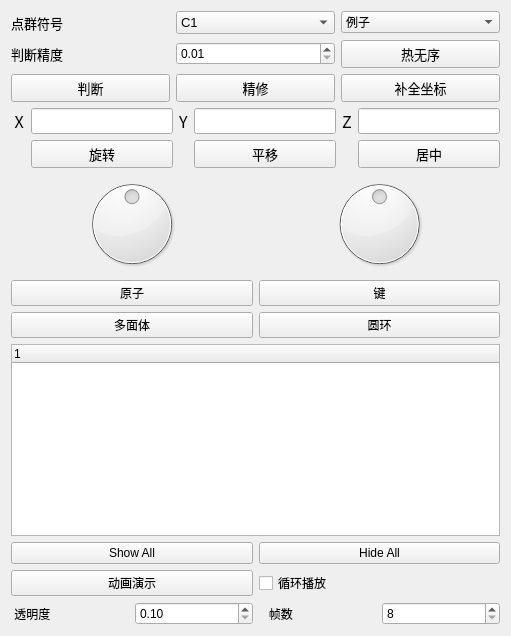
      <widget class="QWidget" name="tab_4">
       <attribute name="title">
        <string>点群判断</string>
       </attribute>
       <layout class="QGridLayout" name="gridLayout_21">
        <item row="0" column="0">
         <layout class="QGridLayout" name="gridLayout_19">
          <item row="1" column="0">
           <layout class="QVBoxLayout" name="verticalLayout">
            <item>
             <widget class="OperatorTree" name="treeWidget">
              <column>
               <property name="text">
                <string notr="true">1</string>
               </property>
              </column>
             </widget>
            </item>
            <item>
             <layout class="QHBoxLayout" name="horizontalLayout_4">
              <item>
               <widget class="QPushButton" name="pushButton_showAll">
                <property name="text">
                 <string>Show All</string>
                </property>
               </widget>
              </item>
              <item>
               <widget class="QPushButton" name="pushButton_hideAll">
                <property name="text">
                 <string>Hide All</string>
                </property>
               </widget>
              </item>
             </layout>
            </item>
            <item>
             <layout class="QHBoxLayout" name="horizontalLayout_2">
              <item>
               <widget class="QPushButton" name="pushButton_startMovie">
                <property name="text">
                 <string>动画演示</string>
                </property>
               </widget>
              </item>
              <item>
               <widget class="QCheckBox" name="checkBox_loop">
                <property name="text">
                 <string>循环播放</string>
                </property>
               </widget>
              </item>
             </layout>
            </item>
            <item>
             <layout class="QHBoxLayout" name="horizontalLayout_3">
              <item>
               <widget class="QLabel" name="label_2">
                <property name="text">
                 <string> 透明度</string>
                </property>
               </widget>
              </item>
              <item>
               <widget class="QDoubleSpinBox" name="doubleSpinBox_movieOpacity">
                <property name="minimum">
                 <double>0.100000000000000</double>
                </property>
                <property name="maximum">
                 <double>1.000000000000000</double>
                </property>
                <property name="singleStep">
                 <double>0.100000000000000</double>
                </property>
               </widget>
              </item>
              <item>
               <widget class="QLabel" name="label_3">
                <property name="text">
                 <string>   帧数</string>
                </property>
               </widget>
              </item>
              <item>
               <widget class="QSpinBox" name="spinBox_movieFrames">
                <property name="minimum">
                 <number>8</number>
                </property>
                <property name="maximum">
                 <number>100</number>
                </property>
               </widget>
              </item>
             </layout>
            </item>
           </layout>
          </item>
          <item row="0" column="0">
           <layout class="QGridLayout" name="gridLayout_6">
            <item row="0" column="0">
             <layout class="QGridLayout" name="gridLayout_8">
              <item row="1" column="0">
               <widget class="QLabel" name="label_34">
                <property name="sizePolicy">
                 <sizepolicy hsizetype="Ignored" vsizetype="Ignored">
                  <horstretch>0</horstretch>
                  <verstretch>0</verstretch>
                 </sizepolicy>
                </property>
                <property name="font">
                 <font>
                  <pointsize>10</pointsize>
                 </font>
                </property>
                <property name="text">
                 <string>点群符号</string>
                </property>
               </widget>
              </item>
              <item row="3" column="0">
               <widget class="QPushButton" name="pushButton_Symmetrypercept_PG">
                <property name="font">
                 <font>
                  <pointsize>10</pointsize>
                 </font>
                </property>
                <property name="text">
                 <string>判断</string>
                </property>
               </widget>
              </item>
              <item row="3" column="2">
               <widget class="QPushButton" name="pushButton_PatchMolecule_PG">
                <property name="font">
                 <font>
                  <pointsize>10</pointsize>
                 </font>
                </property>
                <property name="text">
                 <string>补全坐标</string>
                </property>
               </widget>
              </item>
              <item row="1" column="1">
               <widget class="QComboBox" name="comboBox_symmetry">
                <property name="font">
                 <font>
                  <pointsize>10</pointsize>
                 </font>
                </property>
                <item>
                 <property name="text">
                  <string>C1</string>
                 </property>
                </item>
                <item>
                 <property name="text">
                  <string>C2</string>
                 </property>
                </item>
                <item>
                 <property name="text">
                  <string>C3</string>
                 </property>
                </item>
                <item>
                 <property name="text">
                  <string>C4</string>
                 </property>
                </item>
                <item>
                 <property name="text">
                  <string>C5</string>
                 </property>
                </item>
                <item>
                 <property name="text">
                  <string>C6</string>
                 </property>
                </item>
                <item>
                 <property name="text">
                  <string>C7</string>
                 </property>
                </item>
                <item>
                 <property name="text">
                  <string>C8</string>
                 </property>
                </item>
                <item>
                 <property name="text">
                  <string>C9</string>
                 </property>
                </item>
                <item>
                 <property name="text">
                  <string>C10</string>
                 </property>
                </item>
                <item>
                 <property name="text">
                  <string>S4</string>
                 </property>
                </item>
                <item>
                 <property name="text">
                  <string>S6</string>
                 </property>
                </item>
                <item>
                 <property name="text">
                  <string>S8</string>
                 </property>
                </item>
                <item>
                 <property name="text">
                  <string>S10</string>
                 </property>
                </item>
                <item>
                 <property name="text">
                  <string>S12</string>
                 </property>
                </item>
                <item>
                 <property name="text">
                  <string>Ci</string>
                 </property>
                </item>
                <item>
                 <property name="text">
                  <string>Cs</string>
                 </property>
                </item>
                <item>
                 <property name="text">
                  <string>C2v</string>
                 </property>
                </item>
                <item>
                 <property name="text">
                  <string>C3v</string>
                 </property>
                </item>
                <item>
                 <property name="text">
                  <string>C4v</string>
                 </property>
                </item>
                <item>
                 <property name="text">
                  <string>C5v</string>
                 </property>
                </item>
                <item>
                 <property name="text">
                  <string>C6v</string>
                 </property>
                </item>
                <item>
                 <property name="text">
                  <string>C7v</string>
                 </property>
                </item>
                <item>
                 <property name="text">
                  <string>C8v</string>
                 </property>
                </item>
                <item>
                 <property name="text">
                  <string>C9v</string>
                 </property>
                </item>
                <item>
                 <property name="text">
                  <string>C10v</string>
                 </property>
                </item>
                <item>
                 <property name="text">
                  <string>Coov</string>
                 </property>
                </item>
                <item>
                 <property name="text">
                  <string>C2h</string>
                 </property>
                </item>
                <item>
                 <property name="text">
                  <string>C3h</string>
                 </property>
                </item>
                <item>
                 <property name="text">
                  <string>C4h</string>
                 </property>
                </item>
                <item>
                 <property name="text">
                  <string>C5h</string>
                 </property>
                </item>
                <item>
                 <property name="text">
                  <string>C6h</string>
                 </property>
                </item>
                <item>
                 <property name="text">
                  <string>C7h</string>
                 </property>
                </item>
                <item>
                 <property name="text">
                  <string>C8h</string>
                 </property>
                </item>
                <item>
                 <property name="text">
                  <string>C9h</string>
                 </property>
                </item>
                <item>
                 <property name="text">
                  <string>C10h</string>
                 </property>
                </item>
                <item>
                 <property name="text">
                  <string>D2</string>
                 </property>
                </item>
                <item>
                 <property name="text">
                  <string>D3</string>
                 </property>
                </item>
                <item>
                 <property name="text">
                  <string>D4</string>
                 </property>
                </item>
                <item>
                 <property name="text">
                  <string>D5</string>
                 </property>
                </item>
                <item>
                 <property name="text">
                  <string>D6</string>
                 </property>
                </item>
                <item>
                 <property name="text">
                  <string>D7</string>
                 </property>
                </item>
                <item>
                 <property name="text">
                  <string>D8</string>
                 </property>
                </item>
                <item>
                 <property name="text">
                  <string>D9</string>
                 </property>
                </item>
                <item>
                 <property name="text">
                  <string>D10</string>
                 </property>
                </item>
                <item>
                 <property name="text">
                  <string>D2h</string>
                 </property>
                </item>
                <item>
                 <property name="text">
                  <string>D3h</string>
                 </property>
                </item>
                <item>
                 <property name="text">
                  <string>D4h</string>
                 </property>
                </item>
                <item>
                 <property name="text">
                  <string>D5h</string>
                 </property>
                </item>
                <item>
                 <property name="text">
                  <string>D6h</string>
                 </property>
                </item>
                <item>
                 <property name="text">
                  <string>D7h</string>
                 </property>
                </item>
                <item>
                 <property name="text">
                  <string>D8h</string>
                 </property>
                </item>
                <item>
                 <property name="text">
                  <string>D9h</string>
                 </property>
                </item>
                <item>
                 <property name="text">
                  <string>D10h</string>
                 </property>
                </item>
                <item>
                 <property name="text">
                  <string>Dooh</string>
                 </property>
                </item>
                <item>
                 <property name="text">
                  <string>D2d</string>
                 </property>
                </item>
                <item>
                 <property name="text">
                  <string>D3d</string>
                 </property>
                </item>
                <item>
                 <property name="text">
                  <string>D4d</string>
                 </property>
                </item>
                <item>
                 <property name="text">
                  <string>D5d</string>
                 </property>
                </item>
                <item>
                 <property name="text">
                  <string>D6d</string>
                 </property>
                </item>
                <item>
                 <property name="text">
                  <string>D7d</string>
                 </property>
                </item>
                <item>
                 <property name="text">
                  <string>D8d</string>
                 </property>
                </item>
                <item>
                 <property name="text">
                  <string>D9d</string>
                 </property>
                </item>
                <item>
                 <property name="text">
                  <string>D10d</string>
                 </property>
                </item>
                <item>
                 <property name="text">
                  <string>T</string>
                 </property>
                </item>
                <item>
                 <property name="text">
                  <string>Th</string>
                 </property>
                </item>
                <item>
                 <property name="text">
                  <string>Td</string>
                 </property>
                </item>
                <item>
                 <property name="text">
                  <string>O</string>
                 </property>
                </item>
                <item>
                 <property name="text">
                  <string>Oh</string>
                 </property>
                </item>
                <item>
                 <property name="text">
                  <string>I</string>
                 </property>
                </item>
                <item>
                 <property name="text">
                  <string>Ih</string>
                 </property>
                </item>
               </widget>
              </item>
              <item row="2" column="0">
               <widget class="QLabel" name="label_35">
                <property name="sizePolicy">
                 <sizepolicy hsizetype="Ignored" vsizetype="Ignored">
                  <horstretch>0</horstretch>
                  <verstretch>0</verstretch>
                 </sizepolicy>
                </property>
                <property name="font">
                 <font>
                  <pointsize>10</pointsize>
                 </font>
                </property>
                <property name="text">
                 <string>判断精度</string>
                </property>
               </widget>
              </item>
              <item row="2" column="1">
               <widget class="QDoubleSpinBox" name="doubleSpinBox_tolerance">
                <property name="decimals">
                 <number>2</number>
                </property>
                <property name="minimum">
                 <double>0.010000000000000</double>
                </property>
                <property name="maximum">
                 <double>1.000000000000000</double>
                </property>
                <property name="singleStep">
                 <double>0.050000000000000</double>
                </property>
               </widget>
              </item>
              <item row="2" column="2">
               <widget class="QPushButton" name="pushButton_thermalMove">
                <property name="font">
                 <font>
                  <pointsize>10</pointsize>
                 </font>
                </property>
                <property name="text">
                 <string>热无序</string>
                </property>
               </widget>
              </item>
              <item row="3" column="1">
               <widget class="QPushButton" name="pushButton_SymmetryRefine_PG">
                <property name="font">
                 <font>
                  <family>Noto Sans CJK SC</family>
                  <pointsize>10</pointsize>
                 </font>
                </property>
                <property name="text">
                 <string>精修</string>
                </property>
               </widget>
              </item>
              <item row="1" column="2">
               <widget class="QComboBox" name="comboBox_example">
                <item>
                 <property name="text">
                  <string>例子</string>
                 </property>
                </item>
                <item>
                 <property name="text">
                  <string>Ci</string>
                 </property>
                </item>
                <item>
                 <property name="text">
                  <string>Cs</string>
                 </property>
                </item>
                <item>
                 <property name="text">
                  <string>C1</string>
                 </property>
                </item>
                <item>
                 <property name="text">
                  <string>C2-1</string>
                 </property>
                </item>
                <item>
                 <property name="text">
                  <string>C2-2</string>
                 </property>
                </item>
                <item>
                 <property name="text">
                  <string>C3</string>
                 </property>
                </item>
                <item>
                 <property name="text">
                  <string>C4</string>
                 </property>
                </item>
                <item>
                 <property name="text">
                  <string>C5</string>
                 </property>
                </item>
                <item>
                 <property name="text">
                  <string>C6</string>
                 </property>
                </item>
                <item>
                 <property name="text">
                  <string>S4</string>
                 </property>
                </item>
                <item>
                 <property name="text">
                  <string>S6</string>
                 </property>
                </item>
                <item>
                 <property name="text">
                  <string>C2v</string>
                 </property>
                </item>
                <item>
                 <property name="text">
                  <string>C3v</string>
                 </property>
                </item>
                <item>
                 <property name="text">
                  <string>C4v</string>
                 </property>
                </item>
                <item>
                 <property name="text">
                  <string>C5v</string>
                 </property>
                </item>
                <item>
                 <property name="text">
                  <string>C2h</string>
                 </property>
                </item>
                <item>
                 <property name="text">
                  <string>C3h</string>
                 </property>
                </item>
                <item>
                 <property name="text">
                  <string>C4h</string>
                 </property>
                </item>
                <item>
                 <property name="text">
                  <string>C6h</string>
                 </property>
                </item>
                <item>
                 <property name="text">
                  <string>C00v</string>
                 </property>
                </item>
                <item>
                 <property name="text">
                  <string>D2</string>
                 </property>
                </item>
                <item>
                 <property name="text">
                  <string>D3</string>
                 </property>
                </item>
                <item>
                 <property name="text">
                  <string>D4</string>
                 </property>
                </item>
                <item>
                 <property name="text">
                  <string>D5</string>
                 </property>
                </item>
                <item>
                 <property name="text">
                  <string>D6</string>
                 </property>
                </item>
                <item>
                 <property name="text">
                  <string>D2h</string>
                 </property>
                </item>
                <item>
                 <property name="text">
                  <string>D3h</string>
                 </property>
                </item>
                <item>
                 <property name="text">
                  <string>D4h</string>
                 </property>
                </item>
                <item>
                 <property name="text">
                  <string>D5h</string>
                 </property>
                </item>
                <item>
                 <property name="text">
                  <string>D6h</string>
                 </property>
                </item>
                <item>
                 <property name="text">
                  <string>D8h</string>
                 </property>
                </item>
                <item>
                 <property name="text">
                  <string>D00h</string>
                 </property>
                </item>
                <item>
                 <property name="text">
                  <string>D2d</string>
                 </property>
                </item>
                <item>
                 <property name="text">
                  <string>D3d</string>
                 </property>
                </item>
                <item>
                 <property name="text">
                  <string>D4d</string>
                 </property>
                </item>
                <item>
                 <property name="text">
                  <string>D5d</string>
                 </property>
                </item>
                <item>
                 <property name="text">
                  <string>D6d</string>
                 </property>
                </item>
                <item>
                 <property name="text">
                  <string>D8d</string>
                 </property>
                </item>
                <item>
                 <property name="text">
                  <string>T-1</string>
                 </property>
                </item>
                <item>
                 <property name="text">
                  <string>T-2</string>
                 </property>
                </item>
                <item>
                 <property name="text">
                  <string>Th-1</string>
                 </property>
                </item>
                <item>
                 <property name="text">
                  <string>Th-2</string>
                 </property>
                </item>
                <item>
                 <property name="text">
                  <string>Td-1</string>
                 </property>
                </item>
                <item>
                 <property name="text">
                  <string>Td-2</string>
                 </property>
                </item>
                <item>
                 <property name="text">
                  <string>O</string>
                 </property>
                </item>
                <item>
                 <property name="text">
                  <string>Oh-1</string>
                 </property>
                </item>
                <item>
                 <property name="text">
                  <string>Oh-2</string>
                 </property>
                </item>
                <item>
                 <property name="text">
                  <string>I</string>
                 </property>
                </item>
                <item>
                 <property name="text">
                  <string>Ih-1</string>
                 </property>
                </item>
                <item>
                 <property name="text">
                  <string>Ih-2</string>
                 </property>
                </item>
               </widget>
              </item>
             </layout>
            </item>
            <item row="1" column="0">
             <layout class="QGridLayout" name="gridLayout_20">
              <item row="1" column="1">
               <widget class="QPushButton" name="pushButton_rotate2">
                <property name="font">
                 <font>
                  <family>Noto Sans CJK SC</family>
                  <pointsize>10</pointsize>
                 </font>
                </property>
                <property name="text">
                 <string>旋转</string>
                </property>
               </widget>
              </item>
              <item row="1" column="5">
               <widget class="QPushButton" name="pushButton_center_PG">
                <property name="font">
                 <font>
                  <pointsize>10</pointsize>
                 </font>
                </property>
                <property name="text">
                 <string>居中</string>
                </property>
               </widget>
              </item>
              <item row="0" column="2">
               <widget class="QLabel" name="label_41">
                <property name="font">
                 <font>
                  <family>Noto Sans CJK SC</family>
                  <pointsize>12</pointsize>
                 </font>
                </property>
                <property name="text">
                 <string>Y</string>
                </property>
               </widget>
              </item>
              <item row="1" column="3">
               <widget class="QPushButton" name="pushButton_translate2">
                <property name="font">
                 <font>
                  <family>Noto Sans CJK SC</family>
                  <pointsize>10</pointsize>
                 </font>
                </property>
                <property name="text">
                 <string>平移</string>
                </property>
               </widget>
              </item>
              <item row="0" column="3">
               <widget class="QLineEdit" name="lineEdit_YY">
                <property name="font">
                 <font>
                  <family>Cantarell</family>
                  <pointsize>11</pointsize>
                 </font>
                </property>
               </widget>
              </item>
              <item row="0" column="1">
               <widget class="QLineEdit" name="lineEdit_XX">
                <property name="font">
                 <font>
                  <family>Cantarell</family>
                  <pointsize>11</pointsize>
                 </font>
                </property>
               </widget>
              </item>
              <item row="0" column="5">
               <widget class="QLineEdit" name="lineEdit_ZZ">
                <property name="font">
                 <font>
                  <family>Cantarell</family>
                  <pointsize>11</pointsize>
                 </font>
                </property>
               </widget>
              </item>
              <item row="0" column="4">
               <widget class="QLabel" name="label_42">
                <property name="font">
                 <font>
                  <family>Noto Sans CJK SC</family>
                  <pointsize>12</pointsize>
                 </font>
                </property>
                <property name="text">
                 <string>Z</string>
                </property>
               </widget>
              </item>
              <item row="0" column="0">
               <widget class="QLabel" name="label_40">
                <property name="font">
                 <font>
                  <family>Noto Sans CJK SC</family>
                  <pointsize>12</pointsize>
                 </font>
                </property>
                <property name="text">
                 <string> X</string>
                </property>
               </widget>
              </item>
             </layout>
            </item>
            <item row="2" column="0">
             <layout class="QGridLayout" name="gridLayout_16">
              <item row="1" column="1">
               <widget class="QDial" name="dialAtomScale">
                <property name="minimumSize">
                 <size>
                  <width>100</width>
                  <height>100</height>
                 </size>
                </property>
                <property name="maximum">
                 <number>200</number>
                </property>
                <property name="singleStep">
                 <number>5</number>
                </property>
                <property name="pageStep">
                 <number>20</number>
                </property>
                <property name="value">
                 <number>100</number>
                </property>
                <property name="view_option_name" stdset="0">
                 <string>atom_scale</string>
                </property>
               </widget>
              </item>
              <item row="1" column="2">
               <widget class="QDial" name="dialBondScale">
                <property name="maximum">
                 <number>200</number>
                </property>
                <property name="singleStep">
                 <number>5</number>
                </property>
                <property name="pageStep">
                 <number>20</number>
                </property>
                <property name="value">
                 <number>100</number>
                </property>
                <property name="view_option_name" stdset="0">
                 <string>bond_scale</string>
                </property>
               </widget>
              </item>
              <item row="2" column="1">
               <widget class="QPushButton" name="pushButton_Atom">
                <property name="text">
                 <string>原子</string>
                </property>
               </widget>
              </item>
              <item row="2" column="2">
               <widget class="QPushButton" name="pushButton_Bond">
                <property name="text">
                 <string>键</string>
                </property>
               </widget>
              </item>
              <item row="3" column="1">
               <widget class="QPushButton" name="pushButton_Polyhedron">
                <property name="text">
                 <string>多面体</string>
                </property>
               </widget>
              </item>
              <item row="3" column="2">
               <widget class="QPushButton" name="pushButton_Ring">
                <property name="text">
                 <string>圆环</string>
                </property>
               </widget>
              </item>
             </layout>
            </item>
           </layout>
          </item>
         </layout>
        </item>
       </layout>
      </widget>
